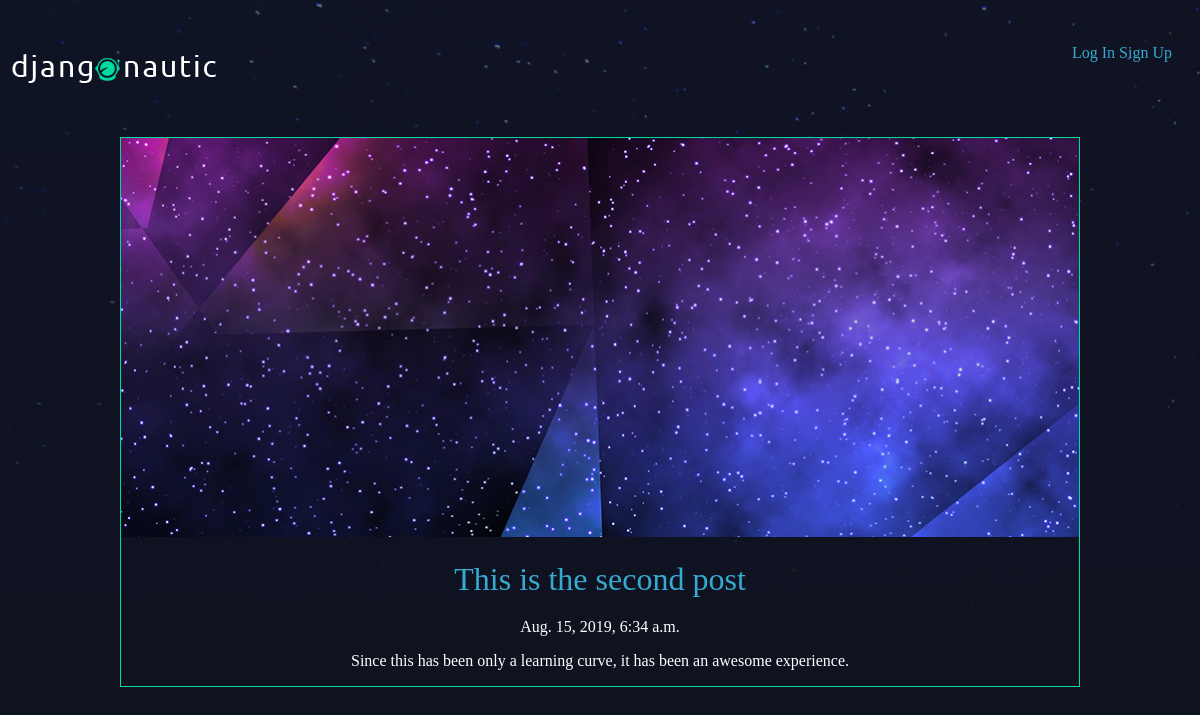
/articles/this-is-the-second-post/, run on the app's committed database.
### articles/models.py (models this page shows, shortened)
class Article(models.Model):
    title = models.CharField(max_length=100)
    slug = models.SlugField()
    body = models.TextField()
    date = models.DateTimeField(auto_now_add=True)
    thumb = models.ImageField(default='default.png', blank=True)
    author = models.ForeignKey(User, on_delete=models.CASCADE, default=None)

### articles/views.py (the view)
# urls.py: url(r'^(?P<slug>[\w-]+)/$', views.article_detail, name='detail')
def article_detail(request, slug):
    article = Article.objects.get(slug = slug)
    return render(request, 'articles/article_detail.html', { 'article': article })

### articles/templates/articles/article_detail.html
{% extends 'base_layout.html' %}
{% block content %}
    <div class="article-detail">
        <div class="article">
            <img src="{{ article.thumb.url }}"/>
            <h2>{{ article.title }}</h2>
            <p>{{ article.date }}</p>
            <p>{{ article.body }}</p>
        </div>
    </div>
{% endblock %}

### assets/styles.css (style rules this page uses)
.article { padding: 10px; border: 1px solid #00dba0; position: relative; padding-bottom: 20px; }
.article h2 { font-size: 1.2em; }
.article-detail .article { padding: 0; }
.article-detail .article img { max-width: 100%; }
.article-detail .article h2 { text-align: center; margin: 20px auto; font-size: 2em; color: #36aad1; }
.article-detail .article p { text-align: center; }
body { background: #0f121f; background-image: url(stars.png); background-repeat: no-repeat; background-size: cover; color: #fff; }
body * { font-family: Ubuntu; }
h1, h2, h3, h4, h5 { font-weight: normal; margin: 5; }

### data on the page
Article: thumb (picture), title "This is the second post", date "Aug. 15, 2019, 6:34 a.m.", body "Since this has been only a learning curve, it has been an awesome experience."
